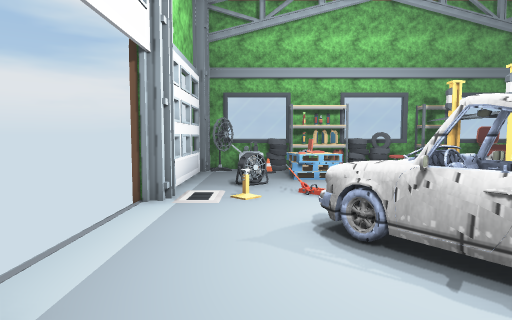
view 1 (above)

20 first-person views from a walk through a 3-D level made in the Unity game engine. The camera is 1.3 m above the floor, tilts 4° down and sees 75° across. The floor is counted in squares, 1 m on a side. Each view is taken from the middle of a square. On the plan, view 1 faces up. The plan holds only what a view shows up to about 14 squares ahead; the rest is blank. Some animated figures are left out. Door leaves are left out, so doorways stand open. Some surface patterns are stand-ins.

view 2
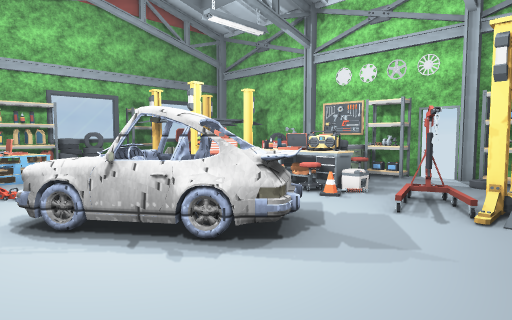

view 3
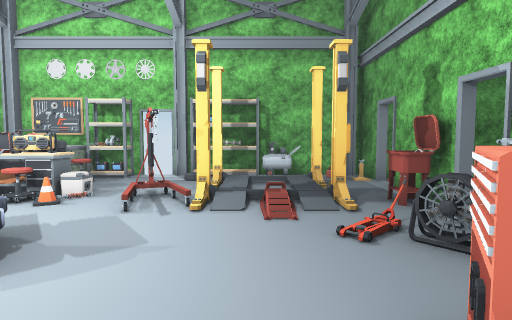

view 4
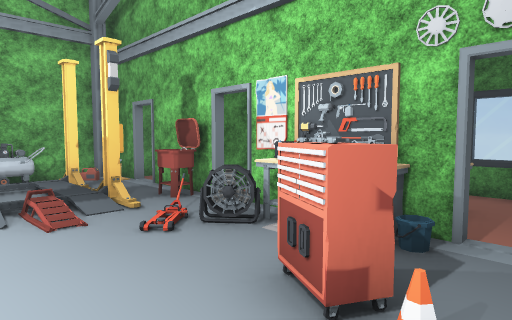

view 5
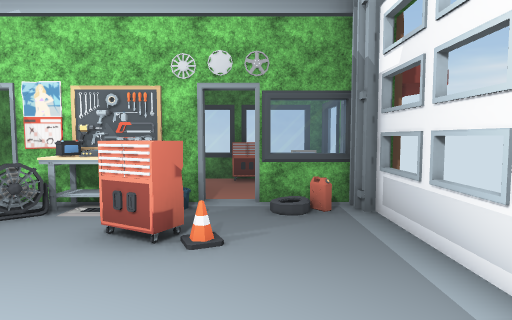

view 6
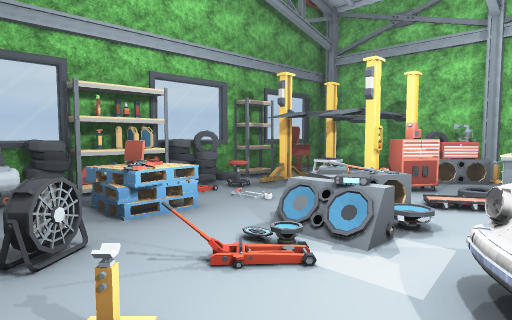

view 7
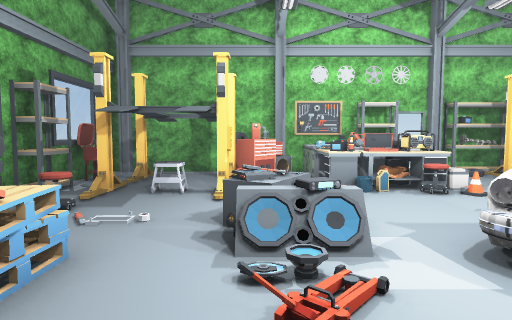

view 8
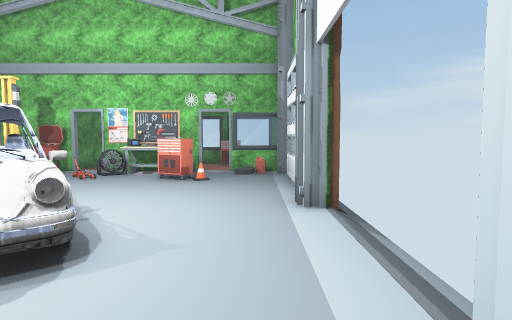

view 9
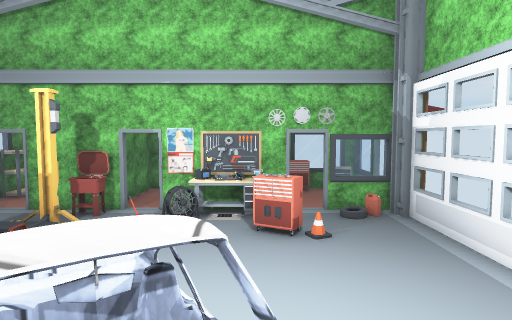

view 10
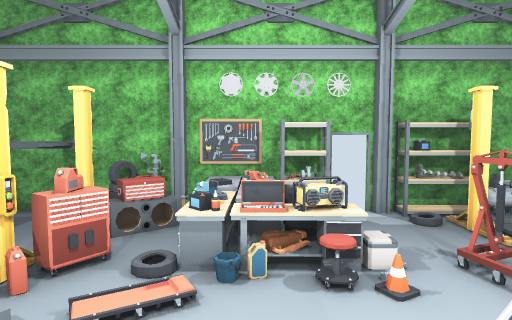

view 11
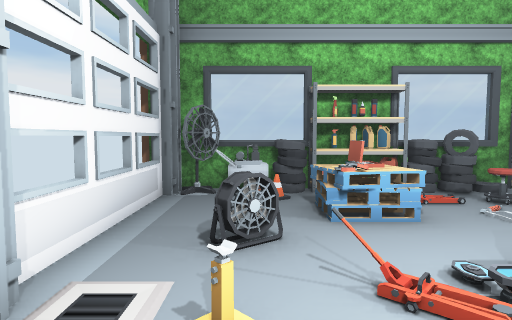

view 12
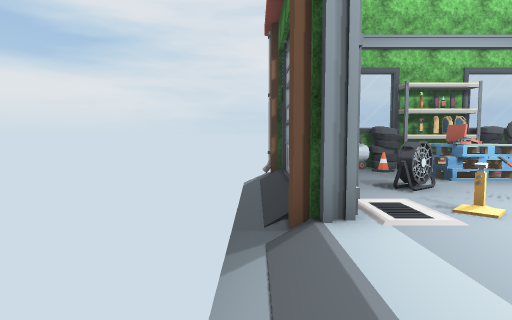

view 13
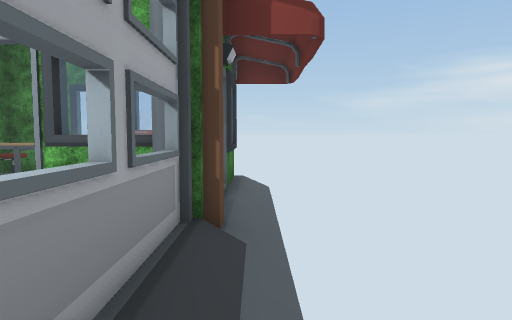

view 14
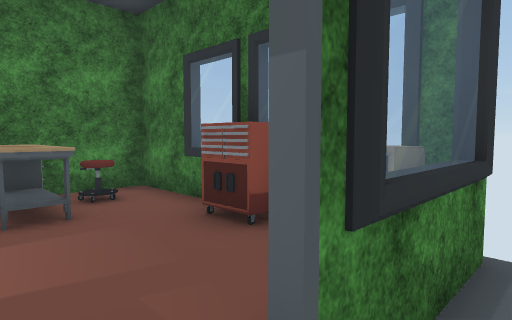

view 15
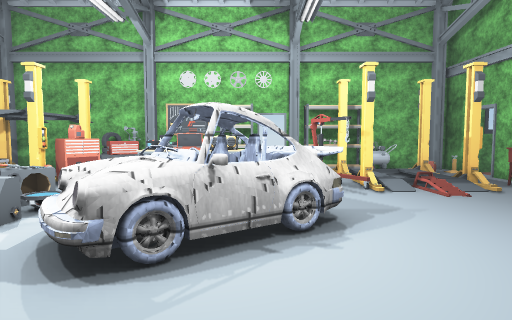

view 16
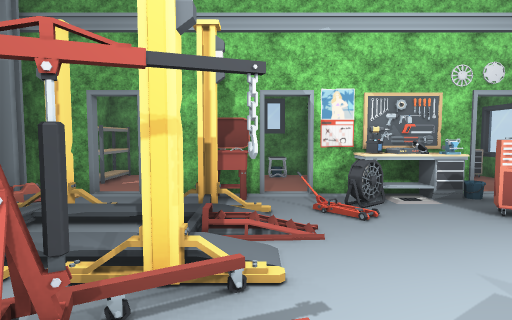

view 17
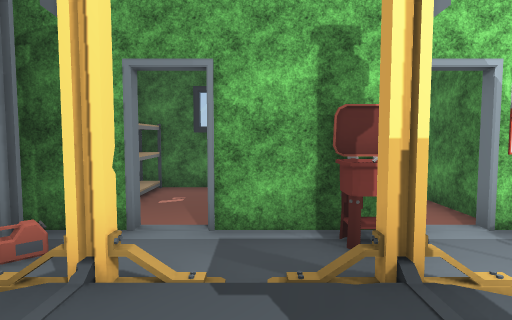

view 18
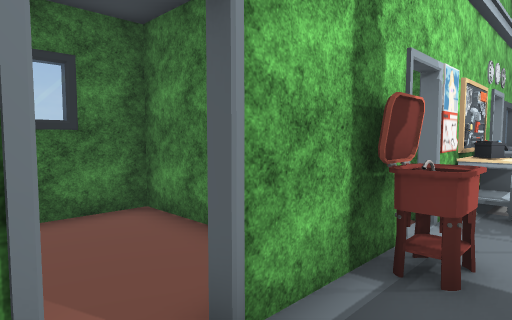

view 19
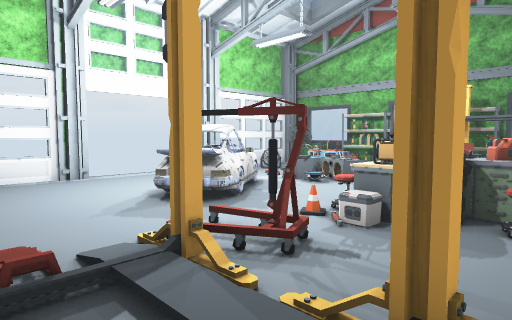

view 20
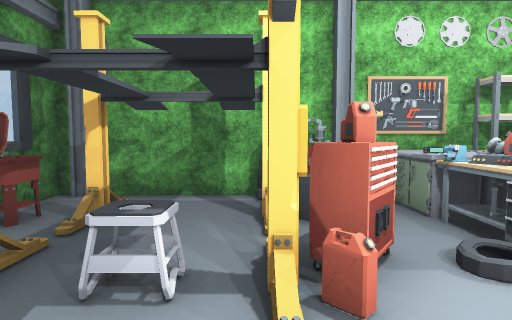

### Floor plan
Key: @ floor where view 1 was taken; # wall or solid block; . main floor; - floor 0.25 m lower than the main floor; / step, stairs or slope; D open door; = window, fence, low wall or low ledge; F fan; T tank; S shelf; W washer; C chair; A car; B cabinet; L table; E bench; O other object.
Columns run from 3 left of view 1 to 12 right of it. Each row starts with its distance up from view 1.
 14 ##  #    #   #
 13 /#FTOSSOO#S#W###
 12 /D....O.C.O.W..#
 11 /D...O..C......#
 10 /D...O....O....#
  9 /D.F...../O.O.O#
  8 /D..O/OO /BBOOO#
  7 /#.O./OOO//..O##
  6 /......../LLLEE#
  5 /...//A...LEEEE#
  4 /...AAAA..CLOCS#
  3 /....AAA..L...S#
  2 /#....AA......DD
  1 /#......./O../S#
  0 /D.@...../#/O/S#
 -1 /D......./////T#
 -2 /D..BB.../////T#
 -3 /D...B.FO/O.O/.#
 -4 /#ODDLLFDWW.DO##
 -5 /##DD##ODD##D##
 -6 /D---  ## #---#
 -7 /D---LL#  #---S
 -8 /=----C#  #---S
 -9 /BBBB###  ####S
-10  #####      ###

Where each view was taken, in squares from view 1:
view 1: 0 up, 0 right, facing up
view 2: 1 down, 0 right, facing up-right
view 3: 1 down, 0 right, facing right
view 4: 0 up, 0 right, facing down-right
view 5: 2 up, 0 right, facing down
view 6: 5 up, 1 left, facing up-right
view 7: 8 up, 1 left, facing right
view 8: 8 up, 1 left, facing down
view 9: 5 up, 2 right, facing down
view 10: 5 up, 2 right, facing right
view 11: 5 up, 0 right, facing up
view 12: 3 up, 3 left, facing up
view 13: 0 up, 3 left, facing down
view 14: 6 down, 3 left, facing down-right
view 15: 3 up, 2 left, facing right
view 16: 3 up, 6 right, facing down
view 17: 0 up, 8 right, facing down
view 18: 3 down, 10 right, facing down-left
view 19: 2 down, 10 right, facing up-left
view 20: 9 up, 4 right, facing right
